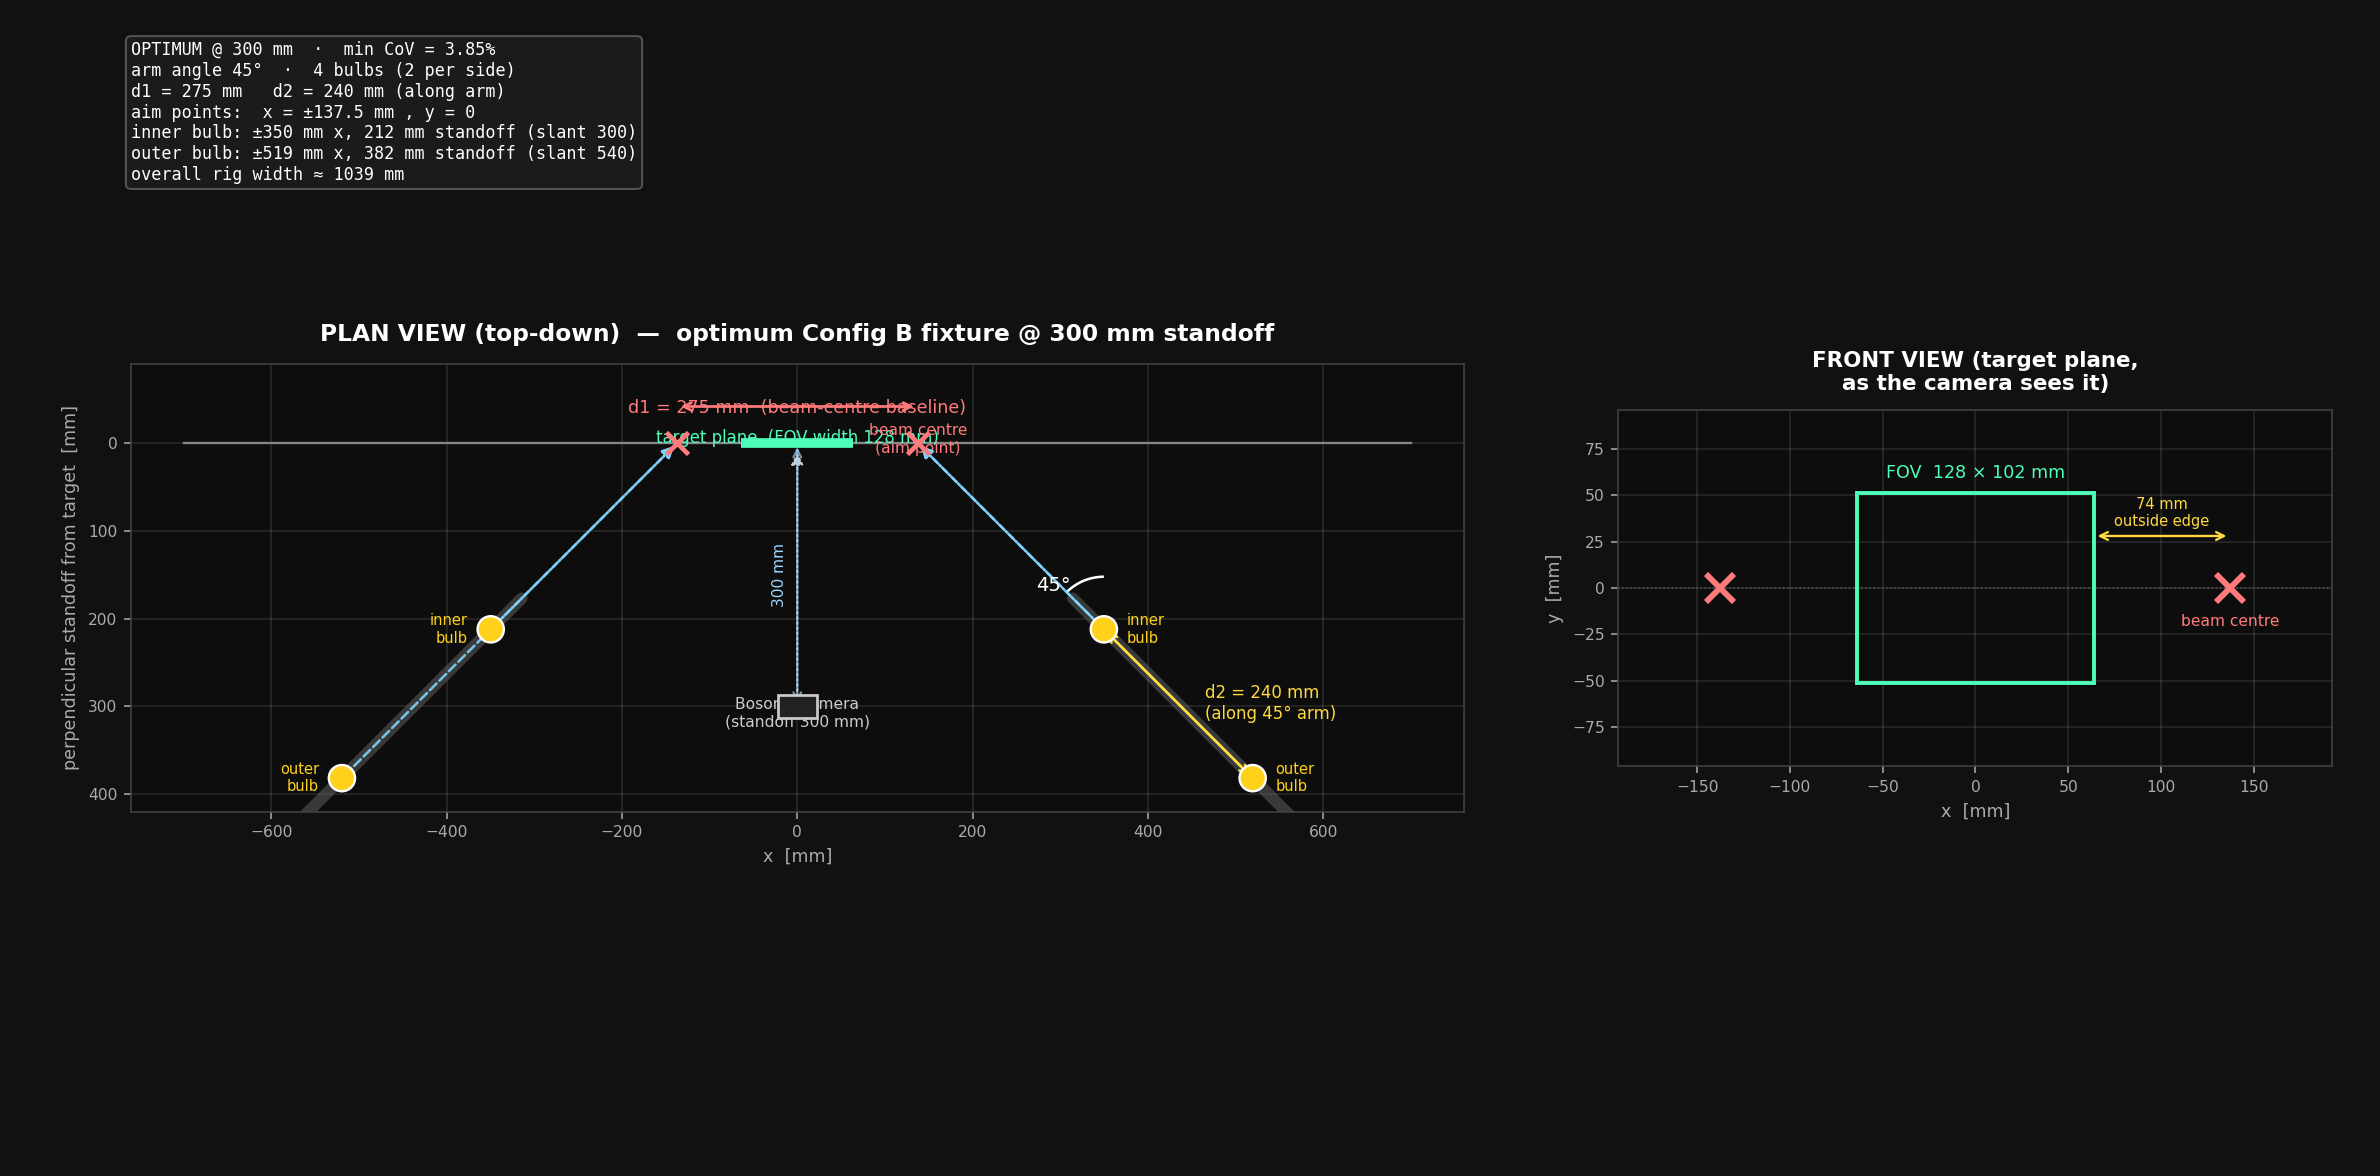

Source code (Python):
"""
Sketch of the OPTIMUM Config B fixture at the 300 mm standoff.

Reads the Config B min-CoV optimum (06c_config_b_mincov.json) and draws the
buildable fixture: a fixed-45deg angled-arm V-trough, 2 bulbs per side, both
firing along parallel 45deg rays onto a point +-d1/2 off the FOV centreline.

Geometry (slant-distance convention, consistent with the optical model where the
beam-width model sigma(d) is evaluated at the bulb-to-target SLANT distance and
the 45deg incidence stretches the footprint by 1/cos45):

  aim point on target (per side)      : x = +- d1/2 ,  y = 0
  inner bulb slant distance to aim    : s_in  = d        (=300 mm)
  outer bulb slant distance to aim    : s_out = d + d2   (=540 mm)
  a bulb at slant s, 45deg yaw sits at : x = aim_x + s*sin45 ,  perp standoff = s*cos45
  => the two bulbs on a side lie on a 45deg rail, spaced d2 along it.

Two panels:
  (left)  plan view (top-down, x vs perpendicular standoff) — the fixture
  (right) front view (what the camera/target sees) — FOV box + beam centres
"""

import os, json
import numpy as np
import matplotlib
matplotlib.use("Agg")
import matplotlib.pyplot as plt
from matplotlib.patches import Rectangle, FancyArrowPatch, Arc, Circle

REPO_ROOT = os.path.dirname(os.path.abspath(__file__))
with open(os.path.join(REPO_ROOT, "06c_config_b_mincov.json")) as f:
    data = json.load(f)
best = next(r for r in data["results"] if r["standoff_mm"] == 300)

D      = best["standoff_mm"]          # 300 mm camera standoff
D1     = best["best_d1_mm"]           # 275 mm beam-centre baseline
D2     = best["best_d2_mm"]           # 240 mm along-arm spacing (slant)
FW, FH = best["fov_w_mm"], best["fov_h_mm"]
COV    = best["min_cov_pct"]
ANG    = 45.0
s45    = np.sin(np.radians(ANG)); c45 = np.cos(np.radians(ANG))

aim_x  = D1 / 2.0                      # 137.5
s_in, s_out = D, D + D2                # 300, 540 slant distances
# bulb positions (right side): (x, perpendicular standoff z)
in_x,  in_z  = aim_x + s_in  * s45, s_in  * c45
out_x, out_z = aim_x + s_out * s45, s_out * c45

# ---- figure ----------------------------------------------------------------
fig = plt.figure(figsize=(17, 8.4))
fig.patch.set_facecolor("#111111")
axP = fig.add_axes([0.055, 0.09, 0.56, 0.82])   # plan view
axF = fig.add_axes([0.68, 0.09, 0.30, 0.82])    # front view
for ax in (axP, axF):
    ax.set_facecolor("#0d0d0d")
    for sp in ax.spines.values(): sp.set_edgecolor("#444444")
    ax.tick_params(colors="#aaaaaa", labelsize=8)

LAMP = "#ffd11a"; RAY = "#7fd4ff"; FOVC = "#4dffb8"; DIMC = "#ff7b7b"; CAMC = "#cccccc"

# ============================ PLAN VIEW (top-down) ===========================
# axes: x horizontal, perpendicular standoff z vertical, target at z=0 on top
axP.set_title("PLAN VIEW (top-down)  —  optimum Config B fixture @ 300 mm standoff",
              color="white", fontsize=12, fontweight="bold", pad=12)

# target plane + FOV
axP.plot([-700, 700], [0, 0], color="#888888", lw=1.2)
axP.plot([-FW/2, FW/2], [0, 0], color=FOVC, lw=5, solid_capstyle="butt", zorder=4)
axP.text(0, -16, f"target plane  (FOV width {FW:.0f} mm)", color=FOVC,
         ha="center", va="top", fontsize=8.5)

# beam-centre / aim points (outside the FOV)
for sgn in (+1, -1):
    axP.plot(sgn*aim_x, 0, "x", color=DIMC, ms=11, mew=2.4, zorder=6)
axP.text(aim_x, 14, "beam centre\n(aim point)", color=DIMC, ha="center",
         va="bottom", fontsize=8)

# camera
axP.add_patch(Rectangle((-22, D-13), 44, 26, fc="#222222", ec=CAMC, lw=1.4, zorder=5))
axP.text(0, D+26, "Boson+ camera\n(standoff 300 mm)", color=CAMC, ha="center",
         va="bottom", fontsize=8)
axP.add_patch(FancyArrowPatch((0, D-13), (0, 6), arrowstyle="-|>",
              mutation_scale=13, color=CAMC, lw=1.0, ls=":", zorder=3))

# bulbs + rails + aim rays, both sides
for sgn in (+1, -1):
    bx_in,  bz_in  = sgn*in_x,  in_z
    bx_out, bz_out = sgn*out_x, out_z
    # 45deg rail (extended slightly past the bulbs)
    rx = np.array([sgn*(aim_x + 250*s45), sgn*(aim_x + 600*s45)])
    rz = np.array([250*c45, 600*c45])
    axP.plot(rx, rz, color="#666666", lw=6, alpha=0.5, solid_capstyle="round", zorder=2)
    # aim rays (bulb -> aim point), both at 45deg
    for bx, bz in [(bx_in, bz_in), (bx_out, bz_out)]:
        axP.add_patch(FancyArrowPatch((bx, bz), (sgn*aim_x, 0), arrowstyle="-|>",
                      mutation_scale=12, color=RAY, lw=1.3, ls="--", alpha=0.9, zorder=3))
    # bulbs
    for bx, bz, lab in [(bx_in, bz_in, "inner"), (bx_out, bz_out, "outer")]:
        axP.add_patch(Circle((bx, bz), 15, fc=LAMP, ec="white", lw=1.2, zorder=7))
        axP.text(bx + sgn*26, bz, f"{lab}\nbulb", color=LAMP, ha="left" if sgn>0 else "right",
                 va="center", fontsize=7.5)

# --- dimensions ---
# d1 between the two aim points (just below target line)
axP.annotate("", xy=(-aim_x, -42), xytext=(aim_x, -42),
             arrowprops=dict(arrowstyle="<->", color=DIMC, lw=1.4))
axP.text(0, -50, f"d1 = {D1:.0f} mm  (beam-centre baseline)", color=DIMC,
         ha="center", va="top", fontsize=9)
# d2 along the right rail
mx, mz = (in_x+out_x)/2, (in_z+out_z)/2
axP.annotate("", xy=(in_x, in_z), xytext=(out_x, out_z),
             arrowprops=dict(arrowstyle="<->", color="#ffd93d", lw=1.4))
axP.text(mx+30, mz, f"d2 = {D2:.0f} mm\n(along 45° arm)", color="#ffd93d",
         ha="left", va="center", fontsize=8.5)
# 45deg angle arc at inner-right bulb (between rail toward target and the vertical normal)
axP.add_patch(Arc((in_x, in_z), 120, 120, angle=0, theta1=180+45, theta2=270,
                  color="white", lw=1.3))
axP.text(in_x-58, in_z-44, "45°", color="white", fontsize=10, ha="center")
# standoff dimension (camera to target) on the centreline
axP.annotate("", xy=(0, 0), xytext=(0, D),
             arrowprops=dict(arrowstyle="<->", color="#9dd6ff", lw=1.1, alpha=0.7))
axP.text(-12, D/2, "300 mm", color="#9dd6ff", ha="right", va="center", fontsize=8, rotation=90)

axP.set_xlabel("x  [mm]", color="#aaaaaa", fontsize=9)
axP.set_ylabel("perpendicular standoff from target  [mm]", color="#aaaaaa", fontsize=9)
axP.set_xlim(-760, 760)
axP.set_ylim(420, -90)         # target at top, invert so rig is below
axP.set_aspect("equal")
axP.grid(True, alpha=0.12, color="white")

# ============================ FRONT VIEW ====================================
axF.set_title("FRONT VIEW (target plane,\nas the camera sees it)", color="white",
              fontsize=11, fontweight="bold", pad=10)
axF.add_patch(Rectangle((-FW/2, -FH/2), FW, FH, fill=False, ec=FOVC, lw=2, zorder=4))
axF.text(0, FH/2+6, f"FOV  {FW:.0f} × {FH:.0f} mm", color=FOVC, ha="center",
         va="bottom", fontsize=9)
axF.axhline(0, color="#555555", lw=0.8, ls=":")
for sgn in (+1, -1):
    axF.plot(sgn*aim_x, 0, "x", color=DIMC, ms=14, mew=3, zorder=6)
axF.text(aim_x, -14, "beam centre", color=DIMC, ha="center", va="top", fontsize=8)
gap = aim_x - FW/2
axF.annotate("", xy=(FW/2, FH/2*0.55), xytext=(aim_x, FH/2*0.55),
             arrowprops=dict(arrowstyle="<->", color="#ffd93d", lw=1.2))
axF.text((FW/2+aim_x)/2, FH/2*0.62, f"{gap:.0f} mm\noutside edge", color="#ffd93d",
         ha="center", va="bottom", fontsize=7.5)
axF.set_xlabel("x  [mm]", color="#aaaaaa", fontsize=9)
axF.set_ylabel("y  [mm]", color="#aaaaaa", fontsize=9)
axF.set_xlim(-aim_x-55, aim_x+55)
axF.set_ylim(-FH/2-45, FH/2+45)
axF.set_aspect("equal")
axF.grid(True, alpha=0.12, color="white")

# ---- spec note -------------------------------------------------------------
spec = (f"OPTIMUM @ 300 mm  ·  min CoV = {COV:.2f}%\n"
        f"arm angle 45°  ·  4 bulbs (2 per side)\n"
        f"d1 = {D1:.0f} mm   d2 = {D2:.0f} mm (along arm)\n"
        f"aim points:  x = ±{aim_x:.1f} mm , y = 0\n"
        f"inner bulb: ±{in_x:.0f} mm x, {in_z:.0f} mm standoff (slant {s_in:.0f})\n"
        f"outer bulb: ±{out_x:.0f} mm x, {out_z:.0f} mm standoff (slant {s_out:.0f})\n"
        f"overall rig width ≈ {2*out_x:.0f} mm")
fig.text(0.055, 0.965, spec, color="white", fontsize=8.6, family="monospace",
         va="top", ha="left",
         bbox=dict(boxstyle="round", fc="#1b1b1b", ec="#555555"))

OUT = os.path.join(REPO_ROOT, "06c_fixture_sketch_300mm.png")
fig.savefig(OUT, dpi=140, facecolor=fig.get_facecolor())
plt.close(fig)
print("Saved:", OUT)
print(f"inner bulb (right): x={in_x:.1f}  z={in_z:.1f}")
print(f"outer bulb (right): x={out_x:.1f}  z={out_z:.1f}")
print(f"aim points: x=±{aim_x:.1f}  ; rig width ≈ {2*out_x:.0f} mm")
